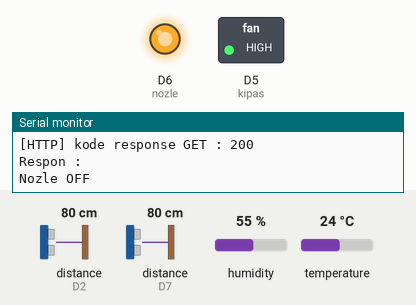
Simulated run of this sketch. Board: ESP8266 (NodeMCU). Parts: switched loads named in the sketch (green lamp = pin HIGH), output pins drawn as LEDs (lit = HIGH), the last lines printed to the serial monitor. Wiring (inferred from the names in the program): 2 × ultrasonic range finder: trigger D1, echo D2 / trigger D8, echo D7. The test bench sets the inputs (shaded band); at power-on: temperature 24 °C, distance to the obstacle (sensors on D2, D7) 80 cm, humidity 55 %. The echo pulse lasts 58.3 µs per cm; WiFi joins after 1.5 s; servers stay silent unless stated; uploads are accepted with an empty reply; pins used as bus, display or sensor lines are not drawn.

Above: at 7.7 s.
7.8 s: temperature set to 29 °C
11.2 s: temperature set to 32 °C
At 13.8 s:
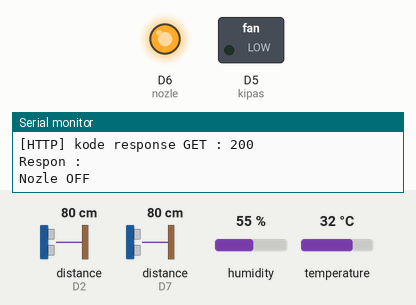
14.7 s: temperature set to 12 °C
At 17.7 s:
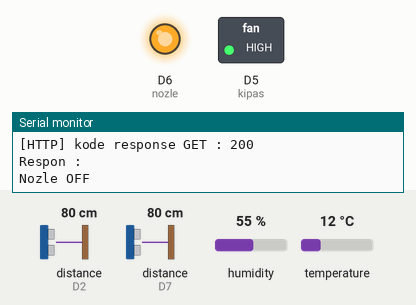
18.0 s: temperature set to 33 °C
At 20.5 s:
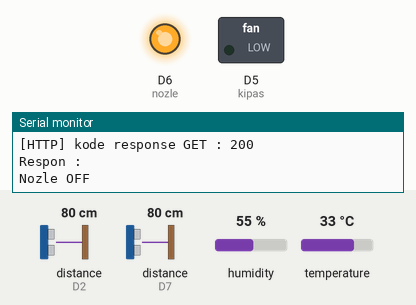
Timing chart, 0 to 22.0 s (numbered marks = the images above; inputs shaded):
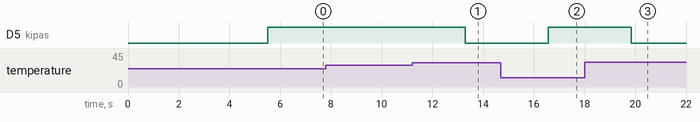

The sketch:

nodemcu-8266.ino
```cpp
#include <Arduino.h>

// Wifi
#include <ESP8266WiFi.h>
#include <ESP8266WiFiMulti.h>
#include <ESP8266HTTPClient.h>

//wifi manager
#include <WiFiManager.h>

#define USE_SERIAL Serial
ESP8266WiFiMulti WiFiMulti;
WiFiClient client;
HTTPClient http;

// Sensor DHT
#include <DHT.h>

#define DHTPIN D0
#define DHTTYPE DHT11

DHT dht(DHTPIN, DHTTYPE);

// deklarasi pin Ultrasonik
#define pakanPinTrigger D1
#define pakanPinEcho D2

#define airPinTrigger D8
#define airPinEcho D7

// deklarasi tinggi tandon
int tinggiTandonPakan = 20;
int tinggiTandonAir = 20;

// Pin Kipas
#define kipas D5

// Pin Nozle
#define nozle D6


// URL WEB IOT
String urlSimpan = "http://testing.codesolution.my.id/data/save?suhu=";
String urlGetSetting = "http://testing.codesolution.my.id/data/setting";

String respon, responSetting, statusNozle, kondisiSuhu = "30";

#define relay_on LOW
#define relay_off HIGH

void setup()
{
  WiFi.mode(WIFI_STA);

  Serial.begin(115200); // Komunikasi baud rate

  WiFiManager wm;
  wm.resetSettings();
  bool res;
  res = wm.autoConnect("Kenari","12345678"); // password protected ap

  if(!res) {
      Serial.println("Failed to connect");
      // ESP.restart();
  }
  else {
      //if you get here you have connected to the WiFi
      Serial.println("connected...yeey :)");
  }

  USE_SERIAL.begin(115200);
  USE_SERIAL.setDebugOutput(false);

  for (uint8_t t = 4; t > 0; t--)
  {
    USE_SERIAL.printf("[SETUP] Tunggu %d...\n", t);
    USE_SERIAL.flush();
    delay(1000);
  }


  Serial.println();

  dht.begin(); // dht mulai bekerja/ on

  //  deklarasi pin ultrasonik
  pinMode(pakanPinTrigger, OUTPUT);
  pinMode(pakanPinEcho, INPUT);

  pinMode(airPinTrigger, OUTPUT);
  pinMode(airPinEcho, INPUT);

  // deklarasi pin kipas
  pinMode(kipas, OUTPUT);
  digitalWrite(kipas, relay_off);

  // deklarasi pin nozle
  pinMode(nozle, OUTPUT);
  digitalWrite(nozle, relay_off);

  delay(1000);
  Serial.println();
}

void loop()
{
  statusNozle = "0";

  // coding suhu
  int suhu = dht.readTemperature();
  int kelembapan = dht.readHumidity();

  //  Inisialisasi variabel untuk pembacaan tinggi pakan
  long duration, jarak, tinggiPakan;
  digitalWrite(pakanPinTrigger, LOW);
  delayMicroseconds(2);
  digitalWrite(pakanPinTrigger, HIGH);
  delayMicroseconds(10);
  digitalWrite(pakanPinTrigger, LOW);
  duration = pulseIn(pakanPinEcho, HIGH);

  //  Rumus pembacaan jarak tinggi
  jarak = (duration / 2) / 29.1;

  tinggiPakan = tinggiTandonPakan - jarak;

  if (tinggiPakan < 0)
  {
    tinggiPakan = 0;
  }

  //  Inisialisasi variabel untuk pembacaan tinggi air
  long duration2, jarak2, tinggiAir;
  digitalWrite(airPinTrigger, LOW);
  delayMicroseconds(2);
  digitalWrite(airPinTrigger, HIGH);
  delayMicroseconds(10);
  digitalWrite(airPinTrigger, LOW);
  duration2 = pulseIn(airPinEcho, HIGH);

  //  Rumus pembacaan jarak tinggi
  jarak2 = (duration2 / 2) / 29.1;

  Serial.print("jarak : ");
  Serial.println(jarak2);

  tinggiAir = tinggiTandonAir - jarak2;

  if (tinggiAir < 0)
  {
    tinggiAir = 0;
  }

  // ambil data setting
    USE_SERIAL.print("[HTTP] Memulai...\n");

    http.begin(client, urlGetSetting);

    USE_SERIAL.print("[HTTP] Ambil data statusNozle dan kondisi suhu di database ...\n");
    int httpCode = http.GET();

    if (httpCode > 0)
    {
      USE_SERIAL.printf("[HTTP] kode response GET : %d\n", httpCode);

      if (httpCode == HTTP_CODE_OK)
      {
        Serial.println();

        responSetting = http.getString();

        statusNozle = getValue(responSetting, '#', 0);
        kondisiSuhu = getValue(responSetting, '#', 1);

        USE_SERIAL.println("statusNozle Nozle : " + statusNozle);
        USE_SERIAL.println("Kondisi Suhu : " + kondisiSuhu);
        delay(200);
      }
    }
    else
    {
      USE_SERIAL.printf("[HTTP] GET data gagal, error: %s\n", http.errorToString(httpCode).c_str());
    }
    http.end();

  Serial.println();

  if (isnan(kelembapan) || isnan(suhu))
  {
    Serial.println("Failed to read from DHT sensor!");
  }
  else
  {
    Serial.println();
    if (suhu < 100 || kelembapan < 100)
    {
      Serial.print("Suhu : ");
      Serial.println(suhu);
      Serial.print("Kelembapan Udara : ");
      Serial.println(kelembapan);

      Serial.println();

      Serial.print("Tinggi Pakan : ");
      Serial.println(tinggiPakan);
      Serial.print("Tinggi Air : ");
      Serial.println(tinggiAir);

      Serial.println();

      if (suhu > kondisiSuhu.toInt())
      {
        Serial.println("Kipas ON");
        digitalWrite(kipas, relay_on);
      }
      else
      {
        Serial.println("Kipas OFF");
        digitalWrite(kipas, relay_off);
      }

      Serial.println();

      // kirim data sensor ke website
        USE_SERIAL.print("[HTTP] Memulai...\n");

        http.begin(client, urlSimpan + (String)suhu + "&kelembapan=" + (String)kelembapan + "&jml_pakan=" + (String)tinggiPakan + "&jml_air=" + (String)tinggiAir);

        USE_SERIAL.print("[HTTP] Menyimpan data sensor ke database ...\n");
        int httpCode = http.GET();

        if (httpCode > 0)
        {
          USE_SERIAL.printf("[HTTP] kode response GET : %d\n", httpCode);

          if (httpCode == HTTP_CODE_OK)
          {
            respon = http.getString();
            USE_SERIAL.println("Respon : " + respon);
            delay(200);
          }
        }
        else
        {
          USE_SERIAL.printf("[HTTP] GET data gagal, error: %s\n", http.errorToString(httpCode).c_str());
        }
        http.end();
    }
    else
    {
      Serial.println("Failed to read from DHT sensor!");
    }

    Serial.println();
  }

  if (statusNozle == "1")
  {
    Serial.println("Nozle ON");
    digitalWrite(nozle, relay_on);
  }
  else
  {
    Serial.println("Nozle OFF");
    digitalWrite(nozle, relay_off);
  }

  Serial.println();
  delay(1000);
}

String getValue(String data, char separator, int index)
{
  int found = 0;
  int strIndex[] = {0, -1};
  int maxIndex = data.length() - 1;

  for (int i = 0; i <= maxIndex && found <= index; i++)
  {
    if (data.charAt(i) == separator || i == maxIndex)
    {
      found++;
      strIndex[0] = strIndex[1] + 1;
      strIndex[1] = (i == maxIndex) ? i + 1 : i;
    }
  }

  return found > index ? data.substring(strIndex[0], strIndex[1]) : "";
}
```

Measured:
- the behaviour switches between 30 and 31 °C on temperature (found by bisection; images 0 and 1)
- after the input at 11.2 s, D5 (kipas): HIGH → LOW after 2.1 s
- after the input at 14.7 s, D5 (kipas): LOW → HIGH after 1.9 s
- after the input at 18.0 s, D5 (kipas): HIGH → LOW after 1.8 s
